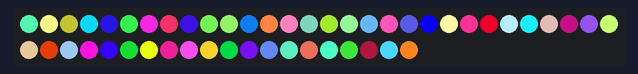
The sketch below on a simulated Arduino Uno, built with avr-gcc and run on an emulated ATmega328P. Parts: 50 RGB LEDs in strip order, left to right, continuing on the next row. Random numbers use the default seed unless the sketch sets one.

Above: at 0.1 s.
At 5.1 s:
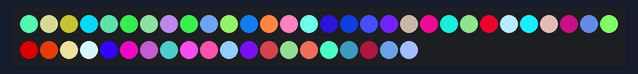
At 7.6 s:
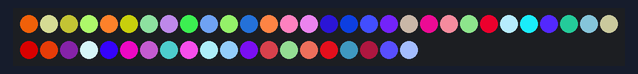
At 17.6 s:
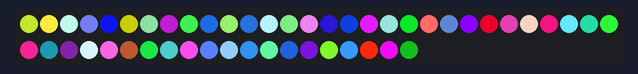
At 27.7 s:
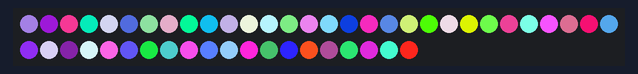
At 37.7 s:
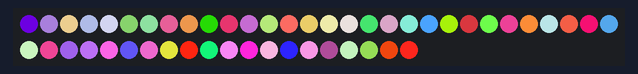

Measured:
- what the display in image 1 shows lasts 2.5 s, from 5.0 s to 7.5 s

The sketch:

random_colorizer.ino
```cpp
#include <FastLED.h>
#define NUM_LEDS 50
#define DATA_PIN 6
#define NUM_RANDOMS NUM_LEDS/3

CRGB leds[NUM_LEDS];

void setup() {
  LEDS.addLeds<NEOPIXEL,DATA_PIN>(leds, NUM_LEDS);
  randomSeed(analogRead(0));

  for(int dot = 0; dot < NUM_LEDS; ++dot){
    leds[dot] = CRGB(random(0,256), random(0,256), random(0,256));
  }
}

void loop()
{
  for(int i = 0; i < NUM_RANDOMS ; ++i){
    leds[random(0, NUM_LEDS)] = CRGB(random(0,256), random(0,256), random(0,256));
  }

  FastLED.show();

  delay(2500);
}
```
